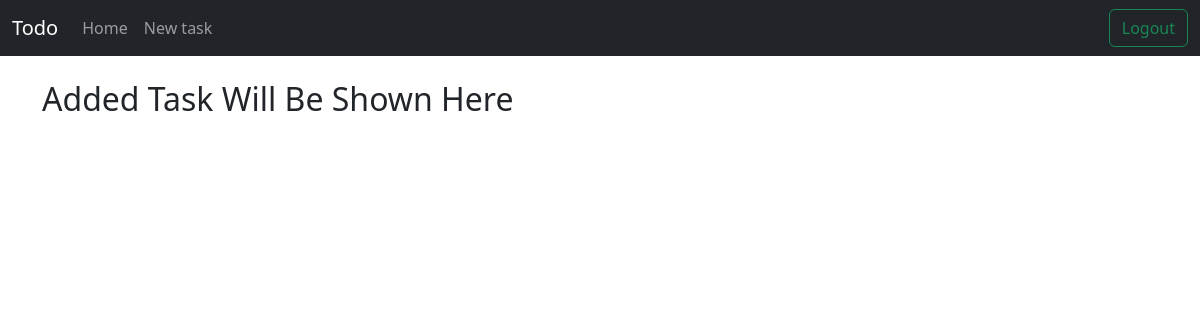
Before: / (signed in) with the older database file.
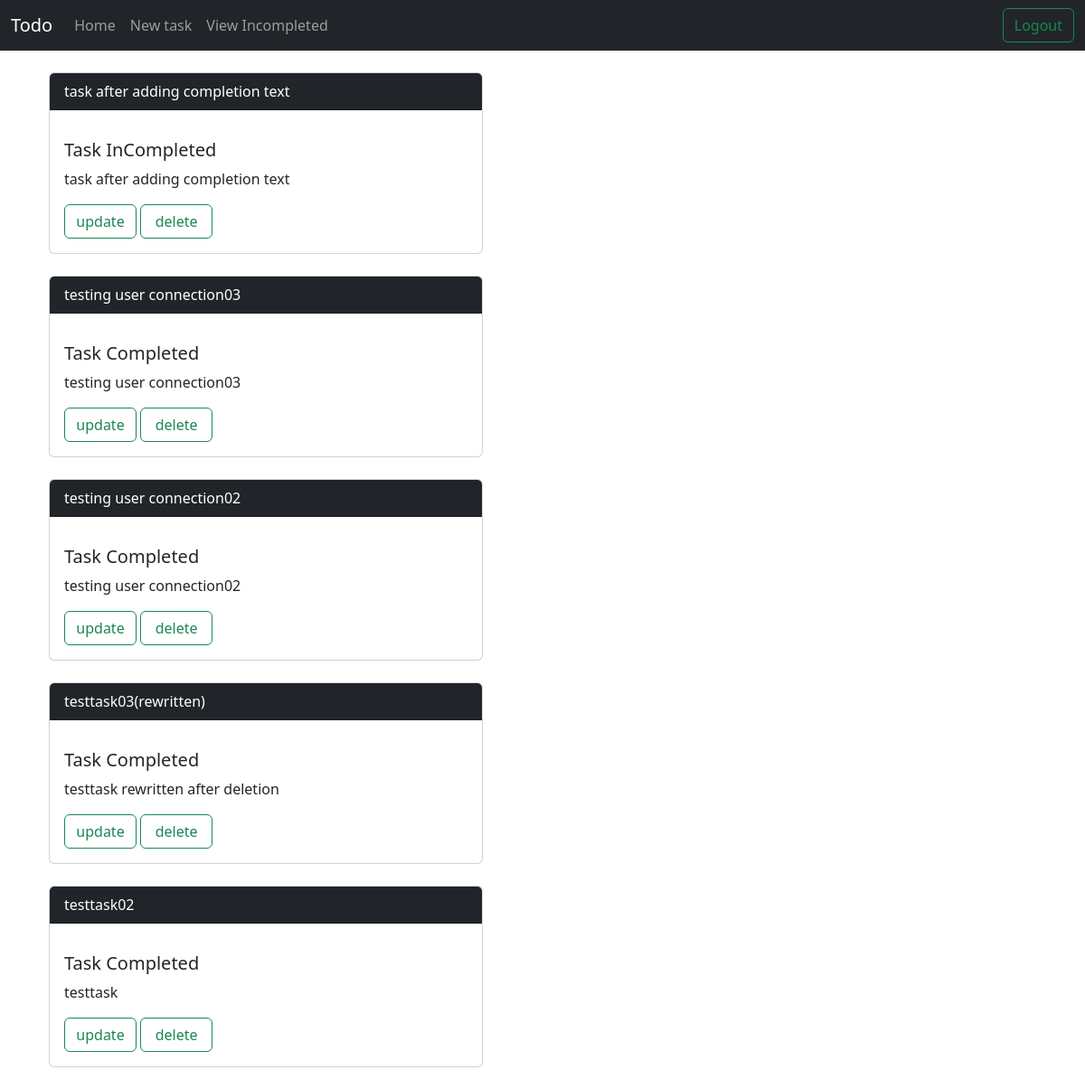
After: the same page with the newer database file.
### user/models.py (models this page shows, shortened)
class Task(models.Model):
  user = models.ForeignKey(User,on_delete=models.CASCADE)
  title = models.CharField(max_length=100)
  description = models.CharField(max_length=100)
  completed = models.BooleanField(default=False)
  created_at = models.DateTimeField(auto_now_add=True)
  updated_at = models.DateTimeField(auto_now= True)

### user/views.py (the view)
# urls.py: 2. Add a URL to urlpatterns:  path('', views.home, name='home')
@login_required(login_url='login')
def home(request):
  user = request.user
  tasks = user.task_set.all().order_by('-created_at')
  tasks_incompleted = user.task_set.filter(completed=False)
  return render(request,'home.html', {'user':user, 'tasks':tasks, 'tasks_incompleted':tasks_incompleted})

### templates/home.html
{% extends 'base.html' %}
{% block content %}
  {% if user.is_authenticated %}
    {% if tasks %}
      {% for task in tasks %}
        <div class="container">
          <div class="card"  style="max-width:30rem;" >
            <div class="card-header text-bg-dark mb-3" style="color: white;">
              {{task.title}}
            </div>
            <div class="card-body">
              {% if task.completed %}
                <h5 class="card-title">Task Completed</h5>
              {% else %}
                <h5 class="card-title">Task InCompleted</h5>
              {% endif %}
              <p class="card-text">{{task.description}}</p>
              <a href="{% url "update_task" task.id %}" class="btn btn-outline-success" style="width:5em;">update</a>
              <a href="{% url "delete_task" task.id %}" class="btn btn-outline-success" style="width:5em;">delete</a>
            </div>
          </div></br>
        </div>
      {% endfor %}
    {% else %}
      <h2>Added Task Will Be Shown Here</h2>
    {% endif %}
  {% else %}
    <h1>please login to add new task</h1>
  {% endif %}
{% endblock %}

### templates/base.html (shortened to what this page needs)
<!doctype html>
<html lang="en">
  <head>
    <link href="https://cdn.jsdelivr.net/npm/bootstrap@5.3.0-alpha1/dist/css/bootstrap.min.css" rel="stylesheet">
  </head>
  <body>
    {% include 'navbar.html' %}
    <div class="container">
      <br/>
      {% block content %}
      {% endblock %}
    </div>
  </body>
</html>

### templates/navbar.html (shortened to what this page needs)
<nav class="navbar navbar-expand-lg bg-tertiary navbar-dark bg-dark" >
  <div class="container-fluid">
    <a class="navbar-brand" href="{% url 'home' %}">Todo</a>
    <div class="collapse navbar-collapse" id="navbarSupportedContent">
      {% if user.is_authenticated %}
        <ul class="navbar-nav me-auto mb-2 mb-lg-0">
          <li class="nav-item">
            <a class="nav-link" href="{% url 'home' %}">Home</a>
          </li>
          <li class="nav-item">
            <a class="nav-link" href="{% url 'new_task' %}">New task</a>
          </li>
          {% if tasks_incompleted %}
            <li class="nav-item">
              <a class="nav-link" href="{% url 'view_uncompleted' %}">View Incompleted</a>
            </li>
          {% endif %}
        </ul>
        <button class="btn btn-outline-success d-flex">
          <a class="nav-link" href="{% url 'logout' %}">Logout</a>
        </button>
      {% endif %}
    </div>
  </div>
</nav>

Changed rows visible on the page:
added Task: title "task after adding completion text", completed "Task InCompleted", description "task after adding completion text"
added Task: title "testing user connection03", completed "Task Completed", description "testing user connection03"
added Task: title "testing user connection02", completed "Task Completed", description "testing user connection02"
added Task: title "testtask03(rewritten)", completed "Task Completed", description "testtask rewritten after deletion"
added Task: title "testtask02", completed "Task Completed", description "testtask"
Other visible differences:
text no longer shown: "Added Task Will Be Shown Here"
text now shown: "View Incompleted"
